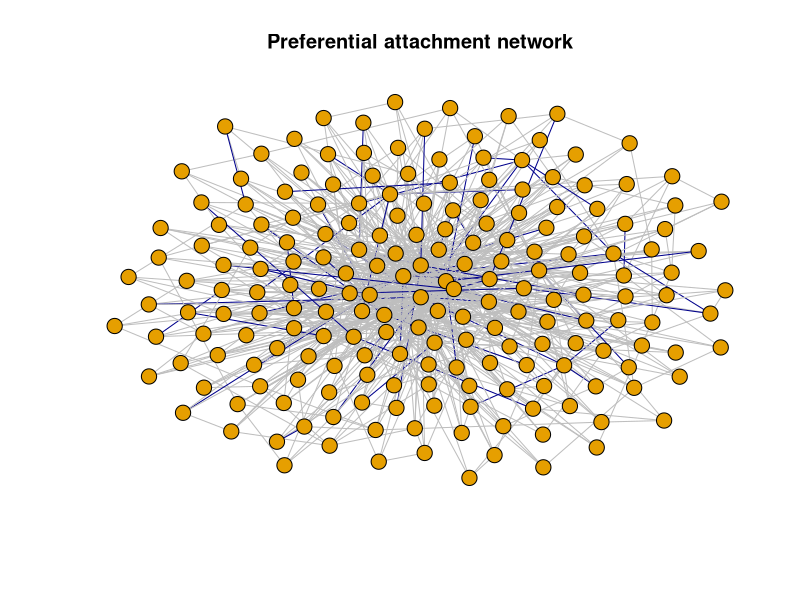
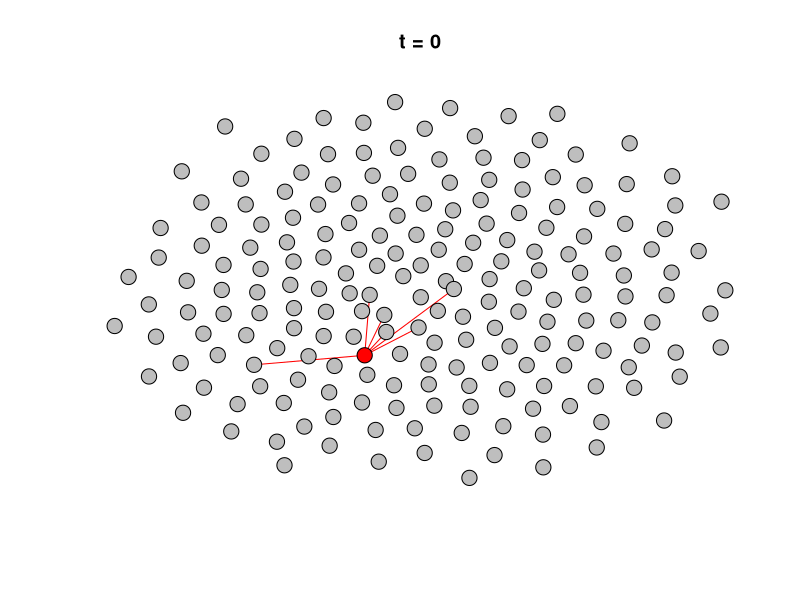
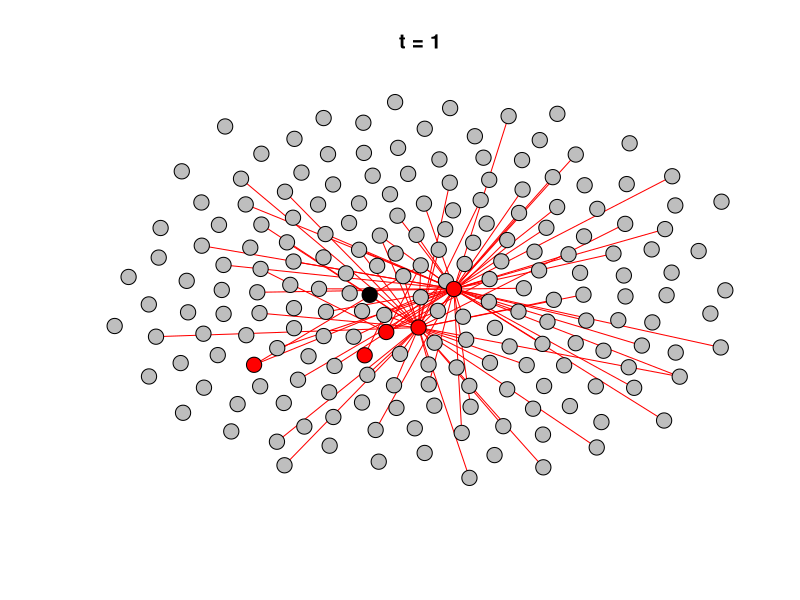
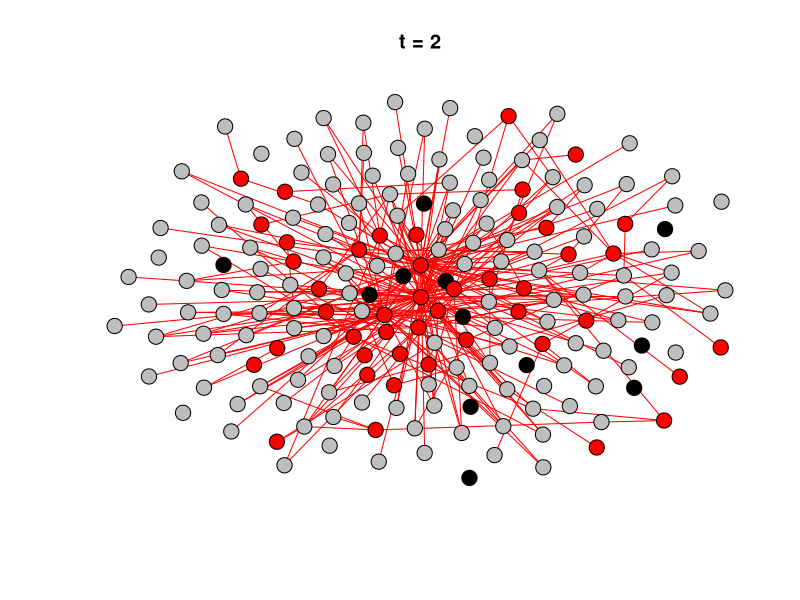
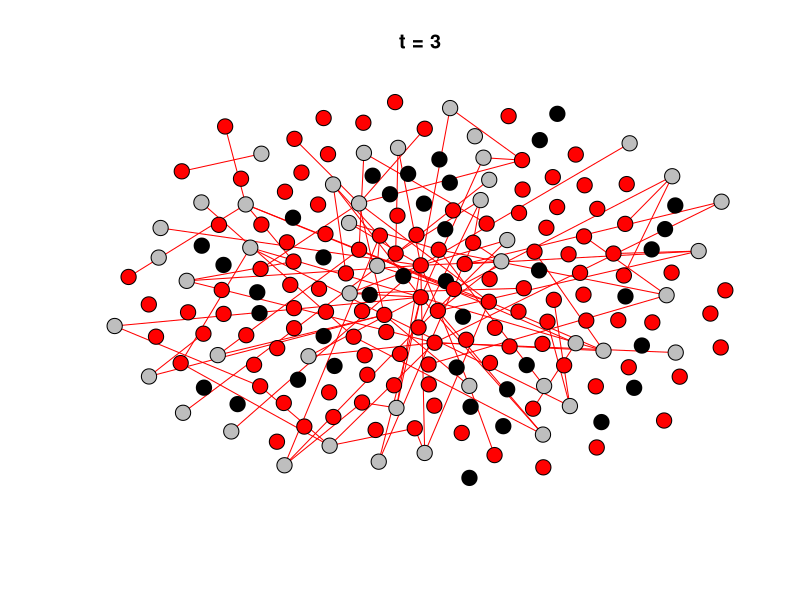
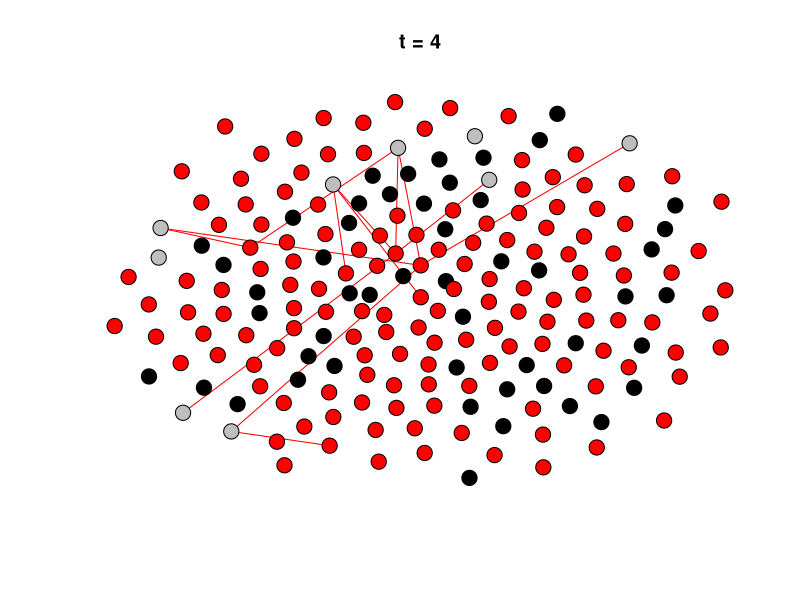
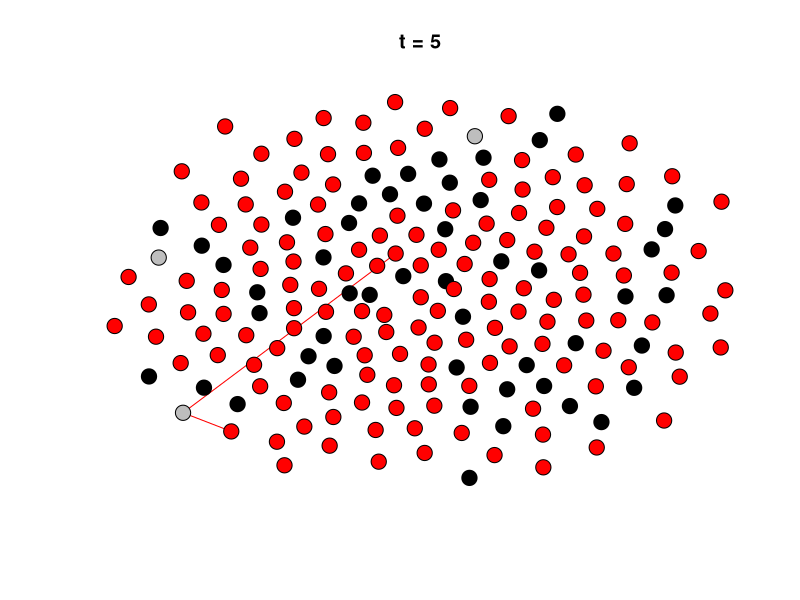
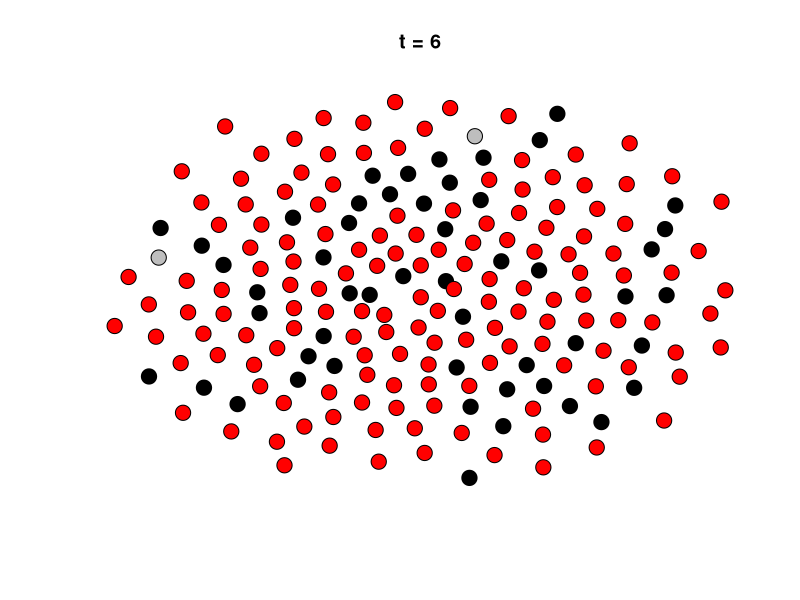

Write R code to recreate these figures, in order. (Note: this script raises an error after producing the figures.)
library (igraph)
library (ggplot2)
library(scales)

#g <- sample_gnp(200, 8/200, directed = FALSE, loops = FALSE)
#g <- sample_smallworld(1, 200, 5, 8/200)
#g <- simplify(g) #Just for smallworld
g <- sample_pa(200, m=4)
people <- paste0("P", as.character(1:200))
V(g)$name <- people
graph_df <- as_data_frame(g)
graph_df$pass <- 0
graph_df$cf <- 0
for (i in 1:nrow(graph_df)) {
  graph_df[i,4] <- sample (c(0, 1), prob = c(0.9, 0.1), size = 1)
}

add_df <- data.frame(people)
add_df$knows <- 0
vert <- sample(1:200,1)
add_df[vert,2] <- 1
add_df$type <- "I"
add_df[vert,3] <- "SP"

edge_col <- function(add_df, graph_df) {
  add_list <- c()
  for (i in 1:nrow(add_df)) {
    if (add_df[i,3] == "SP") {
      add_list <- c(add_list, as.character(add_df[i,1]))
      for (j in 1:nrow(graph_df)) {
        if (graph_df[j,1] == add_df[i,1] | graph_df[j,2] == add_df[i,1]) {
          graph_df[j,3] <- 1
        }
      }
    } else if (add_df[i,3] == "ST") {
      add_list <- c(add_list, as.character(add_df[i,1]))    ####
      for (j in 1:nrow(graph_df)) {
        if (graph_df[j,1] == add_df[i,1] | graph_df[j,2] == add_df[i,1]) {
          graph_df[j,3] <- 2
        }
      }
    }
  }
  for (i in 1:nrow(graph_df)) {
    if (graph_df[i,3] == 1) {
      if (graph_df[i,2] %in% add_list & graph_df[i,1] %in% add_list) {
        graph_df[i,3] <- 3
      }
    }
  }
  return (graph_df)
}

graph_df <- edge_col(add_df, graph_df)

net <- graph_from_data_frame(d=graph_df, vertices=add_df, directed=F)

V(net)$size <- 5

V(net)$label <- NA

E(net)$color <- ifelse(E(net)$cf == 0, "grey", 
                       "darkblue")

graph_layout <- layout_with_graphopt(g)

plot(net, margin = c(0,0,0,0), asp = 0, layout=graph_layout, main = "Preferential attachment network")

V(net)$color <- ifelse(V(net)$type == "I", "grey",
                       ifelse(V(net)$type == "SP","red",
                              "black"))

E(net)$color <- ifelse(E(net)$pass == 1, "red", 
                       NA)

plot(net, margin = c(0,0,0,0), asp = 0, layout=graph_layout, main = "t = 0")

vertex_col <- function(add_df, graph_df) {
  add_df_1 <- add_df
  for (i in 1:nrow(add_df)) {
    if (add_df[i,3] == "SP") {
      for (j in 1:nrow(graph_df)) {
        if (graph_df[j,1] == add_df[i,1]) {
          for (k in 1:nrow(add_df)) {
            if (add_df[k,1] == graph_df[j,2] & add_df_1[k,2] == 0 & graph_df[j,4] == 0) {
              tell <- sample (c(T, F), prob = c(0.8, 0.2), size = 1)
              if (tell == T) {
                add_df_1[k,2] <- 1
                add_df_1[k,3] <- sample(c("SP","ST"), prob = c(0.7,0.3), size = 1) 
              }
            } else if (add_df[k,1] == graph_df[j,2] & add_df_1[k,2] == 0 & graph_df[j,4] == 1) {
              add_df_1[k,2] <- 1
              add_df_1[k,3] <- sample(c("SP","ST"), prob = c(0.7,0.3), size = 1)
            }
          }
        } else if (graph_df[j,2] == add_df[i,1]) {
          for (k in 1:nrow(add_df)) {
            if (add_df[k,1] == graph_df[j,1] & add_df_1[k,2] == 0 & graph_df[j,4] == 0) {
              tell <- sample (c(T, F), prob = c(0.5, 0.5), size = 1)
              if (tell == T & add_df_1[k,2] == 0) {
                add_df_1[k,2] <- 1
                add_df_1[k,3] <- sample(c("SP","ST"), prob = c(0.7,0.3), size = 1) 
              }
            } else if (add_df[k,1] == graph_df[j,1] & add_df_1[k,2] == 0 & graph_df[j,4] == 1) {
              tell <- sample (c(T, F), prob = c(0.9, 0.1), size = 1)
              if (tell == T & add_df_1[k,2] == 0) {
                add_df_1[k,2] <- 1
                add_df_1[k,3] <- sample(c("SP","ST"), prob = c(0.7,0.3), size = 1) 
              }
            }
          }
        }
      }
    }
  }
  return (add_df_1)
}

t=1
I <- c()
while (sum(add_df$knows)<nrow(add_df)) {
  print(t)
  prev_sum <- sum(add_df$knows)
  add_df <- vertex_col(add_df, graph_df)
  if (sum(add_df$knows) == prev_sum) {
    t=t+1
    break #Either everyone who migh know already does, or the rumor has gone out of style
  }
  graph_df <- edge_col(add_df, graph_df)
  assign(paste0("net_", t), graph_from_data_frame(d=graph_df, vertices=add_df, directed=F))
  I <- c(I, sum(add_df$knows))
  t=t+1
}

for (i in 1:(t-1)) {
  net <- get(paste0("net_", i))
  V(net)$size <- 5
  V(net)$color <- ifelse(V(net)$type == "I", "grey",
                         ifelse(V(net)$type == "SP","red",
                                "black"))
  V(net)$label <- NA
  E(net)$color <- ifelse(E(net)$pass == 1, "red",
                                NA)
  title <- paste0("t = ", i)
  plot(net, margin = c(0,0,0,0), asp = 0, layout=graph_layout, main = title)
}

E(net)$color <- ifelse(E(net)$cf == 0, "grey", 
                       "darkblue")

plot(net, margin = c(0,0,0,0), asp = 0, layout=graph_layout, main = "Final graph")

I <- c(1,I)
t=0:6
b <- c(1)
b <- c(b,b[1]+8*0.1+8*0.9*0.8)
for (i in 3:length(t)) {
  k <- b[i-1]*0.7*(8*0.1+8*0.9*0.8)
  b <- c(b, b[i-1]+k)
}
df <- data.frame(t,b, I)

ggplot(df, mapping = aes(x=t)) + 
  geom_line(mapping = aes(y = b, colour = "forestgreen"), size = 2) + 
  geom_line(mapping = aes(y = I, colour = "steelblue"), size = 2) +
  theme_minimal() +
  labs(title="",
       x="Time",
       y="Number of people that know the rumor") +
  theme(plot.title = element_text(hjust = 0.5, size = 16, face = "bold"),
        axis.title.x = element_text (size = 14, face = "bold", vjust = 0),
        axis.title.y = element_text (size = 14, face = "bold", vjust = 1.5),
        panel.grid.major = element_blank(),
        panel.grid.minor = element_blank(),
        axis.ticks = element_line(colour = "black", size=1),
        panel.border = element_rect(colour = "black", fill=NA, size=1)) +
  coord_cartesian(xlim = c(0,6), ylim=c(1,200)) +
  scale_x_discrete(limits=0:6) +
  scale_y_log10(breaks = trans_breaks("log10", function(x) 10^x),
                labels = trans_format("log10", math_format(10^.x))) +
  scale_color_discrete(name = "Evolution", labels = c("Theoretical", "Network"), position="top")

eig <- eigen_centrality(g)
df <- data.frame (eig)


ggplot(df, aes(x=vector))+
  geom_density(color="darkblue", fill="lightblue") +
  theme_minimal() +
  labs(title="Eigenvector centrality distribution",
       x="Eigenvector centrality",
       y="Density") +
  theme(plot.title = element_text(hjust = 0.5, size = 16, face = "bold"),
        axis.title.x = element_text (size = 14, face = "bold", vjust = 0),
        axis.title.y = element_text (size = 14, face = "bold", vjust = 1.5),
        panel.grid.major = element_blank(),
        panel.grid.minor = element_blank(),
        axis.ticks = element_line(colour = "black", size=1),
        panel.border = element_rect(colour = "black", fill=NA, size=1))
  
